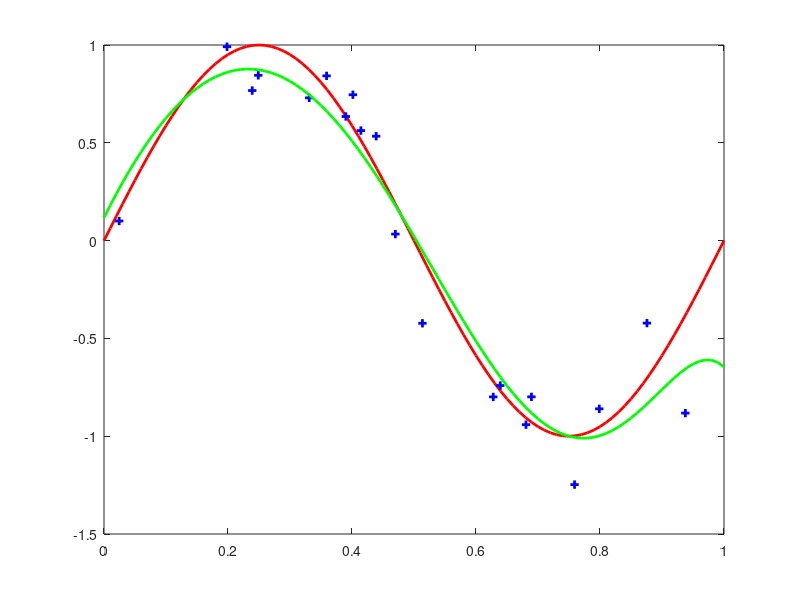

Reproduce this figure in MATLAB.
function curve_fitting()
clear all;
clc;

x = 0:0.01:1;%x
y = sin(2* pi * x);

numTraining = 20;
xTraining = rand(1,numTraining);
noiseVariance = 0.2;
noise = noiseVariance *randn(1,numTraining);
yTraining = sin(2*pi*xTraining) + noise;

modelOrder = 9;
lambda = 0.001;
%%find the A and B for Ax = B
A = getA(xTraining,modelOrder,lambda);
B = getB(xTraining,yTraining,modelOrder);
w = A\B';
for i = 1:length(x)
   yEstimation(i) = x(i).^(0:modelOrder ) * w  ;
end

figure
plot(x,y,'-r','linewidth',2),hold on;
plot(xTraining,yTraining,'b+','linewidth',2),hold on;
plot(x,yEstimation,'-g', 'linewidth',2);
end
function A = getA(xTraining,modelOrder,lambda)
    for i = 1:modelOrder + 1
        for j = 1:modelOrder + 1
            A(i,j) = sum(xTraining.^(i+j - 2)) + lambda*(i == j);
        end
    end
end
function B = getB(xTraining,yTraining,modelOrder)
   for i = 1:modelOrder + 1
       B(i) = sum(yTraining .* xTraining.^(i-1));
   end
end
